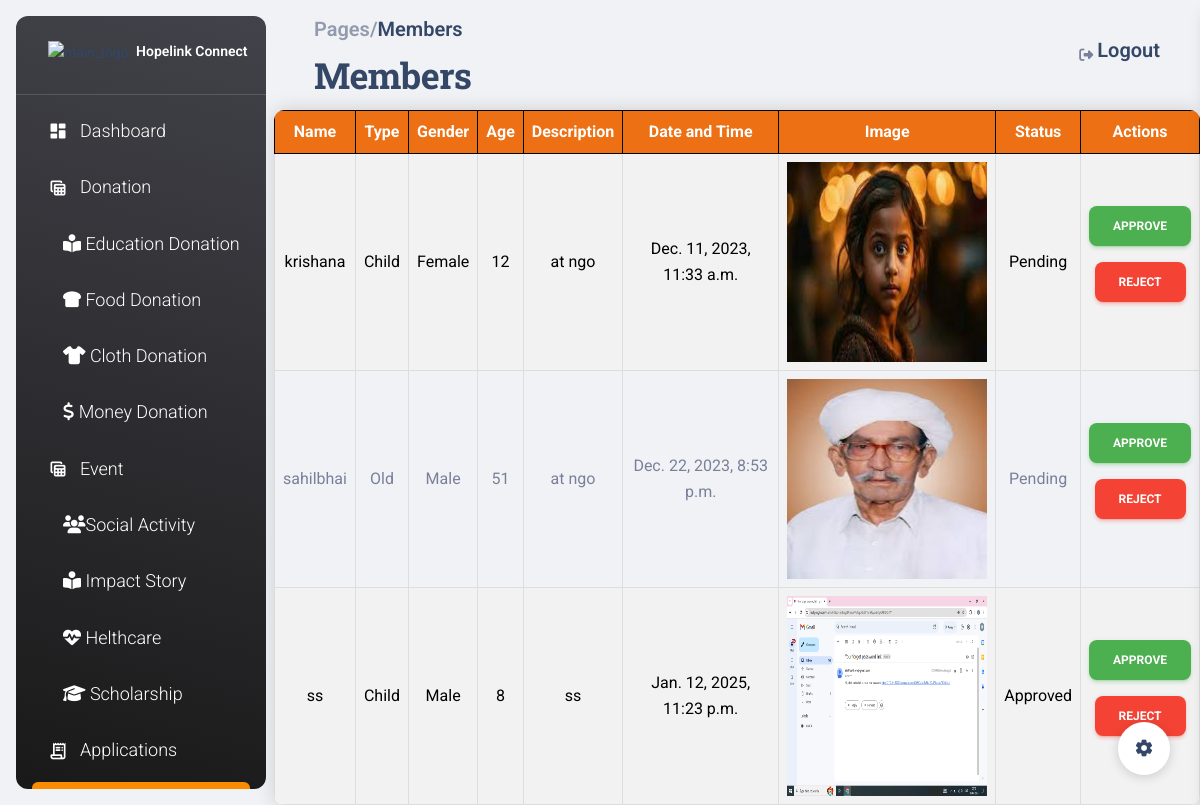
The app's page /adminNewmember with its own data.
### ngo/models.py (models this page shows, shortened)
class NewMember(models.Model):
    name = models.CharField(max_length=100)
    member_type = models.CharField(max_length=50)
    gender = models.CharField(max_length=50)
    age = models.IntegerField()
    arriving_datetime = models.DateTimeField()
    description = models.CharField(max_length=50)
    uploaded_file = models.ImageField(upload_to='new_members/')
    status = models.CharField(
        max_length=255,
        choices=[
            ("Pending", "Pending"),
            ("Approved", "Approved"),
            ("Rejected", "Rejected"),
        ],
        default="Pending",
        )

### ngo/views.py (the view)
# urls.py: path('adminNewmember', views.admin_newMember, name="adminNewmember"),
def admin_newMember(request): #new member
    if request.method == 'POST':
        form_id = request.POST.get('form_id')
        status = request.POST.get('status')  # 'approve' or 'reject'
        donation = get_object_or_404(NewMember, id=form_id)
        donation.status = status
        donation.save()
    new_member = NewMember.objects.all()
    context = {
        'new_member': new_member
    }
    return render(request, 'ngo/admin_NewMember.html',context)

### ngo/templates/ngo/admin_NewMember.html (shortened to what this page needs)
{% extends 'adminbase.html' %}
{% load static %}
{% block content %}
<nav class="navbar navbar-main navbar-expand-lg px-0 mx-4 shadow-none border-radius-xl" id="navbarBlur" navbar-scroll="true">
  <div class="container-fluid py-1 px-3">
    <nav aria-label="breadcrumb">
      <ol class="breadcrumb bg-transparent mb-0 pb-0 pt-1 px-0 me-sm-6 me-5">
        <li class="breadcrumb-item text-sm"><a class="opacity-5 text-dark" href="javascript:;"><h5>Pages/</h5></a></li>
        <li aria-current="page"><h5>Members</h5></li>
      </ol>
      <h2 class="font-weight-bolder mb-0">Members</h2>
    </nav>
    <div class="collapse navbar-collapse mt-sm-0 mt-2 me-md-0 me-sm-4" id="navbar">
      <div class="ms-md-auto pe-md-3 d-flex align-items-center">
        <div class="input-group input-group-outline">
          <label class="form-label"></label>
        </div>
      </div>
      <ul class="navbar-nav  justify-content-end">
        <li class="nav-item d-flex align-items-center">
          <a href="javascript:;" class="nav-link text-body font-weight-bold px-0">
            <i class="fa fa-sign-out me-sm-1"></i>
            <a href="{% url 'login' %}"><span class="d-sm-inline d-none"><h5>Logout</h5></span></a>
          </a>
        </li>
      </ul>
    </div>
  </div>
</nav>
    <table class="custom-table">
        <tr>
            <th>Name</th>
            <th>Type</th>
            <th>Gender</th>
            <th>Age </th>
            <th>Description</th>
            <th>Date and Time</th>
            <th>Image</th>
            <th>Status</th>
            <th>Actions</th>
        </tr>
        {% for new_member in new_member %}
            <tr>
                <td>{{ new_member.name }}</td>
                <td>{{ new_member.member_type }}</td>
                <td>{{ new_member.gender }}</td>
                <td>{{ new_member.age }}</td>
                <td>{{ new_member.description  }}</td>
                <td>{{ new_member.arriving_datetime }}</td>
                <td><img src="{{ new_member.uploaded_file.url }}" width="200px" height="200px"/></td>
                <td id="status-{{ new_member.id }}">{{ new_member.status }}</td>
              <td>
                <form action="{% url 'adminNewmember' %}" method="post">
                  <button type="submit" class="btn btn-success">Approve</button>
                </form>
                <form action="{% url 'adminNewmember' %}" method="post">
                  <button type="submit" class="btn btn-danger">Reject</button>
                </form>
              </td>
            </tr>
        {% endfor %}
    </table>
  {% endblock %}

### ngo/templates/ngo/admin_NewMember.html (style rules this page uses)
.custom-table { border-collapse: collapse; width: 100%; margin-bottom: 20px; border-radius: 10px; overflow: hidden; box-shadow: 0 0 20px rgba(0, 0, 0, 0.15); }
.custom-table th, .custom-table td { border: 1px solid #dddddd; padding: 8px; text-align: center; }
.custom-table th { background-color: #f2f2f2; color: #333; }
.custom-table tr:nth-child(even) { background-color: #f2f2f2; }
.custom-table th { background-color: #ed7014; color: #ffff; font-weight: bold; border-color:#000; }
.custom-table tr:nth-child(even) { background-color: #f2f2f2; color:#000; }

### records on screen
NewMember: name "krishana", member_type "Child", gender "Female", age "12", description "at ngo", arriving_datetime "Dec. 11, 2023, 11:33 a.m.", uploaded_file (picture), status "Pending"
NewMember: name "sahilbhai", member_type "Old", gender "Male", age "51", description "at ngo", arriving_datetime "Dec. 22, 2023, 8:53 p.m.", uploaded_file (picture), status "Pending"
NewMember: name "ss", member_type "Child", gender "Male", age "8", description "ss", arriving_datetime "Jan. 12, 2025, 11:23 p.m.", uploaded_file (picture), status "Approved"
